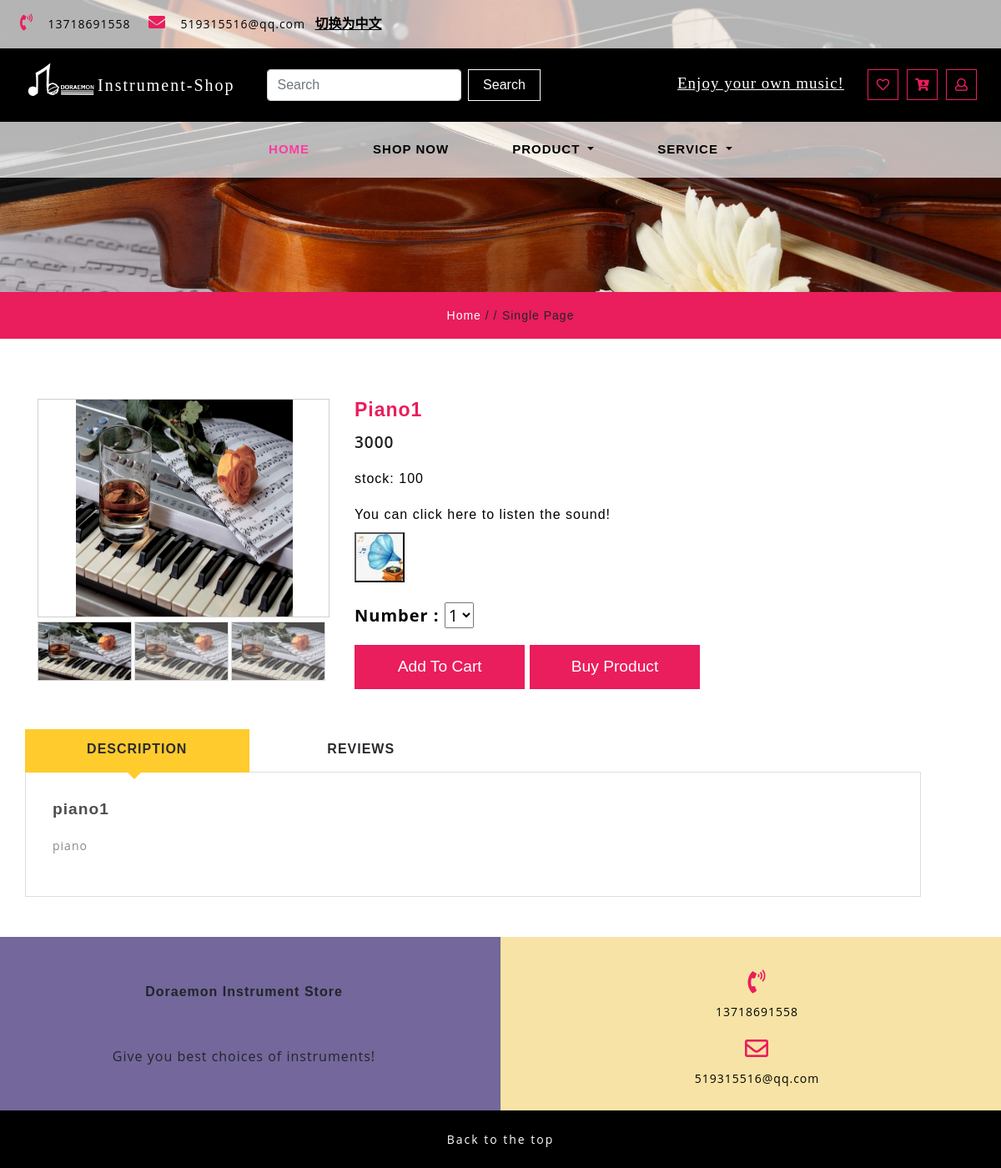
The app's page /single/1 with its own data.
### app/models.py (models this page shows)
class Commodity(db.Model):
    __tablename__ = "commodity"
    __table_args__ = {'extend_existing': True}
    id = db.Column(db.Integer, primary_key=True, autoincrement=True)
    commodity_name = db.Column(db.String(32), nullable=False)
    release_time = db.Column(db.DateTime, default=datetime.now)
    cargo_quantity = db.Column(db.Integer, nullable=False)
    pic_path1 = db.Column(db.String(64), nullable=True)
    pic_path2 = db.Column(db.String(64), nullable=True)
    pic_path3 = db.Column(db.String(64), nullable=True)
    price = db.Column(db.Integer, nullable=False)
    introduction = db.Column(db.String(64), nullable=True)
    type = db.Column(db.String(32), nullable=False)
    collect_num = db.Column(db.Integer, default=0)
    is_collect = db.Column(db.Boolean, default=False, nullable=False)

### app/routes.py (the view, shortened to what this page needs)
@app.route('/single/<int:id>', methods=['GET', 'POST'])
def single(id):
    session.pop('order_list', None)
    session.pop('price', None)
    if islogined():
        user_icon = setIcon()
    else:
        user_icon = 'NULL'
    if islogined():
        authority = session.get('authority')
        session['cid'] = id
    else:
        authority = 0
    commodity = Commodity.query.get(int(id))
    form = ReviewForm()
    reviews = get_reviews(commodity.id)
    return render_template('single.html', islogin=islogined(), icon=user_icon, form=form, reviews=reviews,
                           commodity=commodity,
                           types=all_type,
                           type_value=all_type.values(), authority=authority)

### app/forms.py
class ReviewForm(FlaskForm):
	title = StringField('TITLE', validators=[DataRequired()])
	text = TextAreaField('YOUR COMMENT ...', validators=[DataRequired()])
	send = SubmitField('SEND')

### app/functions.py (called while the page is built)
def islogined():
    if session.get('USERNAME'):
        return True
    else:
        return False

### app/routes.py (called while the page is built)
def get_reviews(p):
    reviews = db.session.query(Review).filter(Review.commodity_id == p).order_by(Review.created.desc()).all()
    list = []
    for review in reviews:
        item = dict()
        user = db.session.query(User).filter(User.id == review.user_id).first()
        item['ava'] = url_for('static', filename='uploaded_AVA/' + user.icon)
        item['user'] = user.user_name
        item['title'] = review.title
        item['text'] = review.text
        list.append(item)
    return list

### app/templates/single.html (shortened to what this page needs)
{% extends "base.html" %}
{% block content %}
    <link href="../static/css/bootstrap.min.css" rel="stylesheet" type="text/css" media="all">
    <link href="../static/css/fontawesome-all.min.css" rel="stylesheet" type="text/css" media="all">
    <link rel="stylesheet" href="../static/css/shop.css" type="text/css">
    <link rel="stylesheet" type="text/css" href="../static/css/jquery-ui1.css">
    <link href="../static/css/easy-responsive-tabs.css" rel='stylesheet' type='text/css'>
    <link rel="stylesheet" href="../static/css/flexslider.css" type="text/css" media="screen">
    <link href="../static/css/style.css" rel='stylesheet' type='text/css' media="all">
    <div class="inner_page-banner one-img">
    </div>
    <div class="using-border py-3">
        <div class="inner_breadcrumb  ml-4">
            <ul class="short_ls">
                <li>
                    <a href="../index" class="i18n" contrastName="HOME">Home</a>
                    <span>/ /</span>
                </li>
                <li class="i18n" contrastName="SINGLE_PAGE">Single Page</li>
            </ul>
        </div>
    </div>
    <section class="banner-bottom py-lg-5 py-3">
        <div class="container">
            <div class="inner-sec-shop pt-lg-4 pt-3">
                <div class="row">
                    <div class="col-lg-4 single-right-left ">
                        <div class="grid images_3_of_2">
                            <div class="flexslider1">
                                <ul class="slides">
                                    {% if commodity.pic_path1 is not none %}
                                        <li data-thumb="{{ commodity.pic_path1 }}">
                                            <div style="display:flex;justify-content: center"><img
                                                    src="{{ commodity.pic_path1 }}" data-imagezoom="true" class="img-fluid"
                                                    alt=" "></div>
                                        </li>
                                    {% endif %}
                                </ul>
                            </div>
                        </div>
                    </div>
                    <div class="col-lg-8 single-right-left simpleCart_shelfItem">
                        <h3>{{ commodity.commodity_name }}</h3>
                        <p><span class="item_price">{{ commodity.price }}</span>
                        </p>
                        <div class="color-quality">
                            <div class="color-quality-right">
                                <h5><span class="i18n"
                                          contrastName="STOCK">stock: </span>{{ commodity. cargo_quantity }}</h5>
                            </div>
                        </div>
                        <div class="occasional">
                            <h5 class="i18n" contrastName="YCCHTLTS">You can click here to listen the sound!</h5>
                            <button class="music" type="button" onclick="play_pause_music()"
                                    style="background: url(../static/image/sound.jpg); width: 60px; height: 60px">
                            </button>
                        </div>
                        <div class="occasion-cart">
                            <div class="toys single-item singlepage">
                                <form action="" method="post" name="form1">
                                    {% if authority !=1 %}
                                        <p class="payword">
                                            <b class="i18n" contrastName="NUMBER">Number :</b>
                                            <select id="country1" onchange="change_country(this.value)"
                                                    class="frm-field required sect" name="number">
                                                <option value="1">1</option>
                                            </select>
                                        </p>
                                    {% endif %}
                                    {% if authority !=1 %}
                                        <button onclick="form1.action='/cart/add'" type="submit"
                                                class="toys-cart ptoys-cart add i18n" contrastName="ADD_TO_CART">Add to
                                            Cart
                                        </button>
                                    {% endif %}
                                    {% if authority !=1 %}
                                        <button class="toys-cart ptoys-cart add i18n"
                                                onclick="form1.action='/single/add'" type="submit"
                                                contrastName="BUY_PRODUCT">buy product
                                        </button>
                                    {% endif %}
                                </form>
                            </div>
                        </div>
                    </div>
                    <div class="responsive_tabs">
                        <div id="horizontalTab">
                            <ul class="resp-tabs-list">
                                <li class="i18n" contrastName="DESCRIPTION">Description</li>
                                <li class="i18n" contrastName="REVIEWS">Reviews</li>
                            </ul>
                            <div class="resp-tabs-container">
                                <div class="tab1">
                                    <div class="single_page">
                                        <h6>{{ commodity.commodity_name }}</h6>
                                        <p>
                                            {{ commodity.introduction }}
                                        </p>
                                    </div>
                                </div>
            </div>
        </div>
    </section>
    <section class="subscribe">
         <div class="container-fluid">
         <div class="row">
           <div class="col-lg-6 col-md-6 map-info-right px-0 text-center">
                    <div class="address-gried-2">
                        <b class="i18n" contrastName="DIS">Doraemon Instrument Store</b>
                        <p class="i18n" contrastName="GYBCOI">
                            Give you best choices of instruments!
                        </p>
                    </div>
                </div>
            <div class="col-lg-6 col-md-6 address-w3l-right text-center">
               <div class="address-gried mt-3">
                  <span class="fas fa-phone-volume"></span>
                  <p> 13718691558<br></p>
               </div>
               <div class=" address-gried mt-3">
                  <span class="far fa-envelope"></span>
                  <p><a href="mailto:info@example.com">519315516@qq.com</a>
                  </p>
               </div>
            </div>
         </div>
		 </div>
      </section>
      <footer class="py-lg-4 py-md-3 py-sm-3 py-3 text-center">
         <div class="copy-agile-right">
            <p class="i18n" contrastName="BTTT">Back to the top</p>
         </div>
      </footer>
{% endblock %}

### app/static/css/shop.css (style rules this page uses)
.toys-cart { font-size: 1em; color: #fff; margin: 0; text-decoration: none; text-transform: capitalize; border: none; background: none; outline: none; -webkit-transition: .5s all; -moz-transition: .5s all; transition: .5s all; padding:5px 7px; }
span.item_price { font-size: 18px; color: #d60404; }
button.toys-cart { font-size: 1.2em; color: #fff; border:none; text-align: center; border-left:none!important; background: none; background: #ea1d5d; width:20%; padding:12px 0px }
.single-right-left h3 { text-transform: capitalize; font-size: 23px; color:#ea1d5d; margin: 0; letter-spacing: 1px; font-weight: 600; }
.single-right-left p { color: #000; font-size: 20px; margin: .5em 0 1em; }
.occasional { margin:1.5em 0; }
.color-quality-right h5,.occasional h5 { color: #000; font-size: 16px; margin: 0 0 12px; letter-spacing: 1px; }
.single_page h6 { font-size: 1.2em; font-weight: 700; letter-spacing: 1px; color: #4e4c4c; margin-bottom: 1em; }
.single_page p { line-height: 2em; color: #888; font-size: 14px; }
span.item_price { font-size: 19px; color: #212020; font-weight: 600; }
.responsive_tabs { margin-top: 2em; width: 1074px; }
@media (max-width:1280px) { button.toys-cart { width: 28%; } }

### app/static/css/easy-responsive-tabs.css (style rules this page uses)
body { margin: 0px; padding: 0px; }
ul.resp-tabs-list, p { margin: 0px; padding: 0px; }
.resp-tabs-list li { display: inline-block; padding: 12px 20px; margin: 0; list-style: none; cursor: pointer; float: left; color: #2A2B2F; width: 25%; text-align: center; font-size: 1em; font-weight: 700; letter-spacing: 1px; text-transform: uppercase; }
.resp-tabs-container { padding: 2em; clear: left; border: 1px solid #ddd; }
.resp-tab-content { display: none; }
.resp-tab-active { border-bottom: 4px solid #ffcb2d; margin-bottom: -1px !important; position:relative; background:#ffcb2d; }
.resp-tab-active:before { content: ''; position: absolute; width: 0; height: 0; border-top: 10px solid #ffcb2d; border-left: 10px solid rgba(69, 42, 21, 0); border-right: 10px solid rgba(199, 57, 57, 0); left: 45%; top: 103%; transition: 0.5s all; -webkit-transition: 0.5s all; -o-transition: 0.5s all; -moz-transition: 0.5s all; -ms-transition: 0.5s all; }
.resp-tab-active { background-color:#ffcb2d; }
.resp-tab-content-active { display: block; }

### app/static/css/flexslider.css (style rules this page uses)
.slides, .slides > li, .flex-control-nav, .flex-direction-nav { margin: 0; padding: 0; list-style: none; }

### records on screen
Commodity: pic_path1 (picture), commodity_name "Piano1", price "3000", cargo_quantity "100", commodity_name "piano1", introduction "piano"
